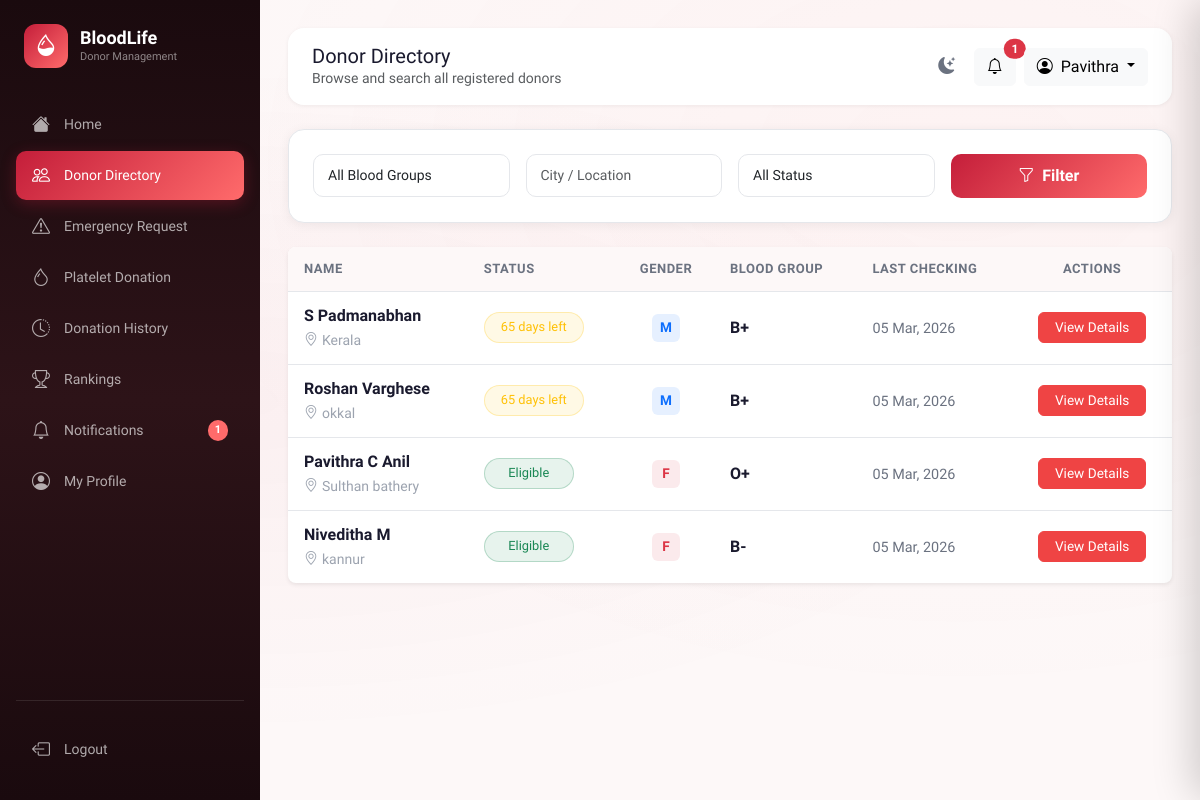
/donor/directory (signed in), run on the app's committed database.
### app/models.py (models this page shows, shortened)
class User(UserMixin, db.Model):
    __tablename__ = 'users'
    id = db.Column(db.Integer, primary_key=True)
    name = db.Column(db.String(100), nullable=False)
    email = db.Column(db.String(150), unique=True, nullable=False, index=True)
    password_hash = db.Column(db.String(256), nullable=False)
    role = db.Column(db.String(10), default='user')          # 'user' | 'admin'
    is_active = db.Column(db.Boolean, default=True)
    is_blocked = db.Column(db.Boolean, default=False)
    created_at = db.Column(db.DateTime, default=datetime.utcnow)
    last_login = db.Column(db.DateTime)
    profile = db.relationship('DonorProfile', back_populates='user',
                               uselist=False, cascade='all, delete-orphan')
    blood_requests = db.relationship('BloodRequest', back_populates='requester',
                                      foreign_keys='BloodRequest.user_id',
                                      cascade='all, delete-orphan')
    donation_history = db.relationship('DonationHistory', back_populates='donor',
                                        cascade='all, delete-orphan')
    platelet_donations = db.relationship('PlateletDonation', back_populates='donor',
                                          cascade='all, delete-orphan')
    notifications = db.relationship('Notification', back_populates='user',
                                     cascade='all, delete-orphan')
    eligibility_checks = db.relationship('EligibilityCheck', back_populates='user',
                                          cascade='all, delete-orphan')
    @property
    def is_admin(self):
        return self.role == 'admin'

class DonorProfile(db.Model):
    __tablename__ = 'donor_profiles'
    id = db.Column(db.Integer, primary_key=True)
    user_id = db.Column(db.Integer, db.ForeignKey('users.id'), unique=True, nullable=False)
    phone = db.Column(db.String(20))
    dob = db.Column(db.Date)
    gender = db.Column(db.String(10))
    blood_group = db.Column(db.String(5), index=True)
    weight = db.Column(db.Float)     # kg
    height = db.Column(db.Float)     # cm
    location = db.Column(db.String(200))
    city = db.Column(db.String(100))
    state = db.Column(db.String(100))
    is_available = db.Column(db.Boolean, default=True)
    is_platelet_donor = db.Column(db.Boolean, default=False)
    last_blood_donation = db.Column(db.Date)
    last_platelet_donation = db.Column(db.Date)
    total_blood_donations = db.Column(db.Integer, default=0)
    total_platelet_donations = db.Column(db.Integer, default=0)
    emergency_responses = db.Column(db.Integer, default=0)
    blood_rank_score = db.Column(db.Float, default=0.0)
    platelet_rank_score = db.Column(db.Float, default=0.0)
    updated_at = db.Column(db.DateTime, default=datetime.utcnow, onupdate=datetime.utcnow)
    user = db.relationship('User', back_populates='profile')
    @property
    def next_blood_eligible_date(self) -> date:
        if self.last_blood_donation:
            return self.last_blood_donation + timedelta(days=BLOOD_COOLDOWN)
        return date.today()
    @property
    def blood_days_until_eligible(self) -> int:
        delta = (self.next_blood_eligible_date - date.today()).days
        return max(0, delta)
    @property
    def is_blood_eligible(self) -> bool:
        return self.is_available and self.blood_days_until_eligible == 0

### app/donor/routes.py (the view)
@donor.route('/directory')
@login_required
def directory():
    blood_group = request.args.get('blood_group', '')
    location = request.args.get('location', '')
    availability = request.args.get('availability', '')
    page = request.args.get('page', 1, type=int)
    query = DonorProfile.query.join(User).filter(
        User.is_blocked == False
    )
    if blood_group:
        query = query.filter(DonorProfile.blood_group == blood_group)
    if location:
        query = query.filter(DonorProfile.location.ilike(f'%{location}%'))
    if availability == 'available':
        query = query.filter(DonorProfile.is_available == True)
    elif availability == 'unavailable':
        query = query.filter(DonorProfile.is_available == False)
    donors = query.order_by(DonorProfile.blood_rank_score.desc()).paginate(
        page=page, per_page=12, error_out=False)
    from app.models import BLOOD_GROUPS
    return render_template('donor/directory.html', donors=donors,
                           blood_groups=BLOOD_GROUPS)

### app/templates/donor/directory.html (shortened to what this page needs)
{% extends "base.html" %}
{% block page_title %}Donor Directory{% endblock %}
{% block page_subtitle %}Browse and search all registered donors{% endblock %}
{% block content %}
<div class="card-custom p-4 mb-4">
    <form method="GET" class="row g-3">
        <div class="col-md-3">
            <select name="blood_group" class="form-select form-control-custom">
                <option value="">All Blood Groups</option>
            </select>
        </div>
        <div class="col-md-3">
            <input type="text" name="location" class="form-control form-control-custom" placeholder="City / Location"
                value="{{ request.args.get('location','') }}">
        </div>
        <div class="col-md-3">
            <select name="availability" class="form-select form-control-custom">
                <option value="">All Status</option>
            </select>
        </div>
        <div class="col-md-3">
            <button type="submit" class="btn btn-primary-custom w-100">
                <i class="bi bi-funnel me-2"></i>Filter
            </button>
        </div>
    </form>
</div>
<div class="card-custom border-0 shadow-sm rounded-3 overflow-hidden">
    <div class="table-responsive d-none d-md-block">
        <table class="table table-custom align-middle mb-0">
            <thead>
                <tr>
                    <th scope="col">Name</th>
                    <th scope="col">Status</th>
                    <th scope="col" class="text-center">Gender</th>
                    <th scope="col">Blood Group</th>
                    <th scope="col">Last Checking</th>
                    <th scope="col" class="text-center">Actions</th>
                </tr>
            </thead>
            <tbody>
                {% for p in donors.items %}
                <tr>
                    <td>
                        <div class="fw-bold" style="color: var(--text-primary);">{{ p.user.name }}</div>
                        <small style="color: var(--text-muted);"><i class="bi bi-geo-alt me-1"></i>{{ p.city or p.location or 'Unknown' }}</small>
                    </td>
                    <td>
                        {% if p.is_blood_eligible %}
                            <span class="badge bg-success bg-opacity-10 text-success rounded-pill px-3 py-2 fw-medium border border-success border-opacity-25" style="font-size: 0.8rem; min-width: 90px; text-align: center;">Eligible</span>
                        {% elif p.blood_days_until_eligible > 0 %}
                            <span class="badge bg-warning bg-opacity-10 text-warning rounded-pill px-3 py-2 fw-medium border border-warning border-opacity-25" style="font-size: 0.8rem; min-width: 90px; text-align: center;">{{ p.blood_days_until_eligible }} days left</span>
                        {% else %}
                            <span class="badge bg-danger bg-opacity-10 text-danger rounded-pill px-3 py-2 fw-medium border border-danger border-opacity-25" style="font-size: 0.8rem; min-width: 90px; text-align: center;">Not Eligible</span>
                        {% endif %}
                    </td>
                    <td class="text-center">
                        {% set p_gender = p.gender|default('U', true) %}
                        {% set gender_initial = p_gender[:1]|upper %}
                        {% if gender_initial == 'M' %}
                            <span class="d-inline-flex justify-content-center align-items-center rounded bg-primary bg-opacity-10 text-primary fw-bold" style="width: 28px; height: 28px; font-size: 0.85rem;">M</span>
                        {% elif gender_initial == 'F' %}
                            <span class="d-inline-flex justify-content-center align-items-center rounded bg-danger bg-opacity-10 text-danger fw-bold" style="width: 28px; height: 28px; font-size: 0.85rem;">F</span>
                        {% else %}
                            <span class="d-inline-flex justify-content-center align-items-center rounded bg-secondary bg-opacity-10 text-secondary fw-bold" style="width: 28px; height: 28px; font-size: 0.85rem;">{{ gender_initial }}</span>
                        {% endif %}
                    </td>
                    <td>
                        <span class="fw-semibold" style="color: var(--text-primary);">{{ p.blood_group or '—' }}</span>
                    </td>
                    <td>
                        <span style="font-size: 0.9rem; color: var(--text-secondary);">
                            {% if p.last_blood_donation %}
                                {{ p.last_blood_donation.strftime('%d %b, %Y') }}
                            {% else %}
                                {{ p.updated_at.strftime('%d %b, %Y') if p.updated_at else 'N/A' }}
                            {% endif %}
                        </span>
                    </td>
                    <td class="text-center">
                        <div class="d-flex gap-2 justify-content-center align-items-center">
                            <a href="{{ url_for('donor.view_donor', donor_id=p.id) }}" class="btn btn-sm text-white rounded px-3 py-1 fw-medium" style="background-color: var(--danger); border-color: var(--danger); font-size: 0.85rem;">
                                View Details
                            </a>
                        </div>
                    </td>
                </tr>
                {% endfor %}
            </tbody>
        </table>
    </div>
</div>
{% endblock %}

### app/templates/base.html (shortened to what this page needs)
<!DOCTYPE html>
<html lang="en">
<head>
    <link href="https://cdn.jsdelivr.net/npm/bootstrap@5.3.2/dist/css/bootstrap.min.css" rel="stylesheet">
    <link rel="stylesheet" href="https://cdn.jsdelivr.net/npm/bootstrap-icons@1.11.1/font/bootstrap-icons.css">
    <link rel="stylesheet" href="{{ url_for('static', filename='css/style.css') }}">
</head>
<body data-auth="{{ 'true' if current_user.is_authenticated else 'false' }}" >
    <div class="toast-container position-fixed top-0 end-0 p-3" style="z-index:9999;" id="toastContainer"></div>
    {% if current_user.is_authenticated %}
    <aside class="sidebar" id="sidebar">
        <div class="sidebar-logo">
            <div class="sidebar-logo-icon"><i class="bi bi-droplet-half"></i></div>
            <div>
                <h2>BloodLife</h2>
                <span>Donor Management</span>
            </div>
        </div>
        <nav>
            <ul class="list-unstyled">
                <li class="nav-item">
                    <a class="nav-link-custom {% if request.endpoint == 'main.dashboard' %}active{% endif %}"
                        href="{{ url_for('main.dashboard') }}">
                        <i class="bi bi-house-fill"></i><span>Home</span>
                    </a>
                </li>
                <li class="nav-item">
                    <a class="nav-link-custom {% if request.blueprint == 'donor' and 'directory' in request.endpoint %}active{% endif %}"
                        href="{{ url_for('donor.directory') }}">
                        <i class="bi bi-people"></i><span>Donor Directory</span>
                    </a>
                </li>
                <li class="nav-item">
                    <a class="nav-link-custom {% if request.blueprint == 'requests' %}active{% endif %}"
                        href="{{ url_for('requests.index') }}">
                        <i class="bi bi-exclamation-triangle"></i><span>Emergency Request</span>
                        {% set active_count = active_request_count|default(0) %}
                    </a>
                </li>
                <li class="nav-item">
                    <a class="nav-link-custom {% if 'platelet' in request.endpoint|default('') %}active{% endif %}"
                        href="{{ url_for('donor.platelet') }}">
                        <i class="bi bi-droplet"></i><span>Platelet Donation</span>
                    </a>
                </li>
                <li class="nav-item">
                    <a class="nav-link-custom {% if 'history' in request.endpoint|default('') %}active{% endif %}"
                        href="{{ url_for('donor.history') }}">
                        <i class="bi bi-clock-history"></i><span>Donation History</span>
                    </a>
                </li>
                <li class="nav-item">
                    <a class="nav-link-custom {% if 'rankings' in request.endpoint|default('') %}active{% endif %}"
                        href="{{ url_for('donor.rankings') }}">
                        <i class="bi bi-trophy"></i><span>Rankings</span>
                    </a>
                </li>
                <li class="nav-item position-relative">
                    <a class="nav-link-custom {% if 'notifications' in request.endpoint|default('') %}active{% endif %}"
                        href="{{ url_for('requests.notifications') }}">
                        <i class="bi bi-bell"></i><span>Notifications</span>
                        {% set unread = unread|default(0) %}
                        {% if unread > 0 %}
                        <span class="notification-badge ms-auto" id="sidebarNotifBadge">{{ unread }}</span>
                        {% else %}
                        <span class="notification-badge ms-auto d-none" id="sidebarNotifBadge">0</span>
                        {% endif %}
                    </a>
                </li>
                <li class="nav-item">
                    <a class="nav-link-custom {% if 'profile' in request.endpoint|default('') %}active{% endif %}"
                        href="{{ url_for('donor.profile') }}">
                        <i class="bi bi-person-circle"></i><span>My Profile</span>
                    </a>
                </li>
            </ul>
        </nav>
        <div class="mt-auto pt-4" style="border-top: 1px solid rgba(255,255,255,0.1);">
            <a class="nav-link-custom" href="{{ url_for('auth.logout') }}">
                <i class="bi bi-box-arrow-left"></i><span>Logout</span>
            </a>
        </div>
    </aside>
    <main class="main-content" id="mainContent">
        <div class="header mb-4">
            <div class="header-left">
                <div>
                    <h5 class="mb-0">{% block page_title %}Home{% endblock %}</h5>
                    <p class="text-muted mb-0 small">{% block page_subtitle %}{% endblock %}</p>
                </div>
            </div>
            <div class="d-flex align-items-center gap-2">
                <button class="theme-toggle" id="themeToggleBtn" onclick="toggleTheme()" title="Toggle dark/light mode">
                    <i class="bi bi-moon-stars-fill" id="themeIcon"></i>
                </button>
                <button class="btn btn-light position-relative" id="notifBellBtn" onclick="openNotifDrawer()"
                    title="Notifications">
                    <i class="bi bi-bell" id="bellIcon"></i>
                    <span
                        class="position-absolute top-0 start-100 translate-middle badge rounded-pill bg-danger {{ 'd-none' if unread|default(0) == 0 }}"
                        id="headerNotifBadge">
                        {{ unread|default(0) }}
                    </span>
                </button>
                <div class="dropdown">
                    <button class="btn btn-light dropdown-toggle" data-bs-toggle="dropdown">
                        <i class="bi bi-person-circle me-2"></i>{{ current_user.name.split()[0] }}
                    </button>
                </div>
            </div>
        </div>
        {% block content %}{% endblock %}
    </main>
    {% endif %}
</body>
</html>

### data on the page
User: name "Pavithra"
DonorProfile: user.name "S Padmanabhan", city "Kerala", blood_days_until_eligible "65", shows "M", blood_group "B+", last_blood_donation "05 Mar, 2026"
DonorProfile: user.name "Roshan Varghese", city "okkal", blood_days_until_eligible "65", shows "M", blood_group "B+", last_blood_donation "05 Mar, 2026"
DonorProfile: user.name "Pavithra C Anil", city "Sulthan bathery", is_available "Eligible", shows "F", blood_group "O+", updated_at "05 Mar, 2026"
DonorProfile: user.name "Niveditha M", city "kannur", is_available "Eligible", shows "F", blood_group "B-", updated_at "05 Mar, 2026"

### other printed values
{{ unread }} "1"
{{ unread|default(0) }} "1"
